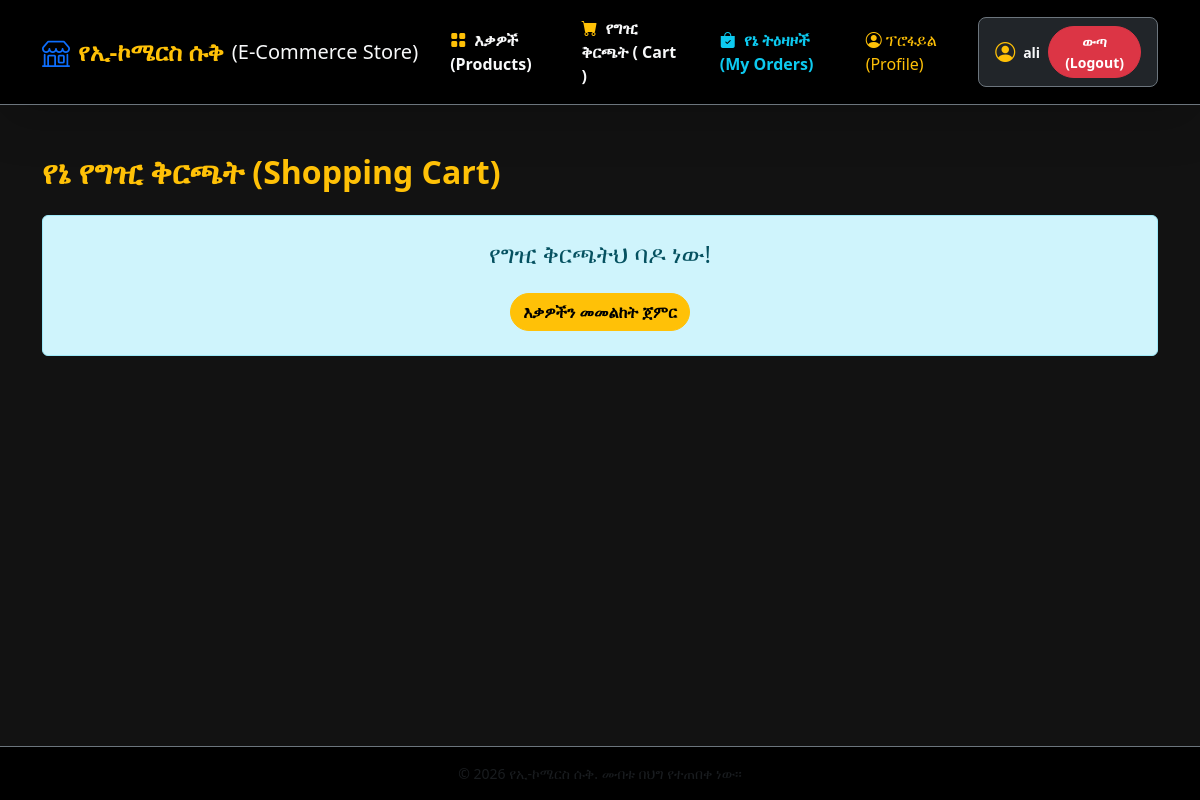
The page /cart/ (signed in) on the database as committed earlier.
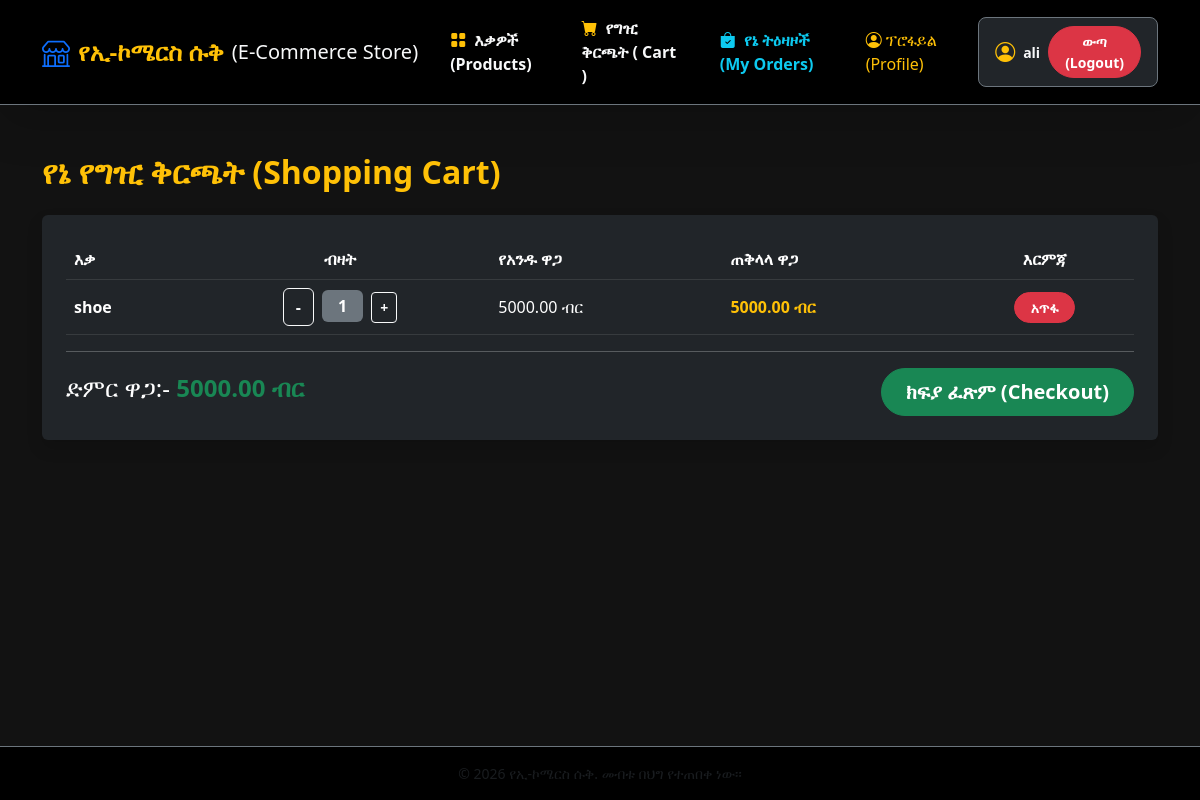
The same page on the database as committed later.
### store/models.py (models this page shows, shortened)
class CartItem(models.Model):
    cart = models.ForeignKey(Cart, related_name='items', on_delete=models.CASCADE)
    product = models.ForeignKey(Product, on_delete=models.CASCADE)
    quantity = models.PositiveIntegerField(default=1)
    def get_cost(self):
        return self.quantity * self.product.price

class Product(models.Model):
    category = models.ForeignKey(Category, on_delete=models.CASCADE, null=True ,blank=True)
    name = models.CharField(max_length=100)
    description = models.TextField()
    price = models.DecimalField(max_digits=10, decimal_places=2)
    stock = models.PositiveIntegerField()
    image = models.ImageField(upload_to='products/', null=True, blank=True)
    created_at = models.DateTimeField(auto_now_add=True)
    updated_at = models.DateTimeField(auto_now=True)

class Cart(models.Model):
    user = models.OneToOneField(User, on_delete=models.CASCADE)
    created_at = models.DateTimeField(auto_now_add=True)
    def get_total_price(self):
        return sum(item.get_cost() for item in self.items.all())

### store/views.py (the view)
# urls.py: path('cart/', views.cart_detail, name='cart_detail'),
@login_required
def cart_detail(request):
    cart, created = Cart.objects.get_or_create(user=request.user)
    return render(request, 'store/cart_detail.html', {'cart': cart})

### store/templates/store/cart_detail.html
{% extends 'store/base.html' %}
{% block content %}
<div class="container my-5">
    <h2 class="mb-4 text-warning fw-bold">የኔ የግዢ ቅርጫት (Shopping Cart)</h2>
    {% if cart.items.all %}
        <div class="table-rexponsive bg-dark p-4 rounded shadow">
            <table class="table table-dark table-hover align-middle">
                <thead>
                    <tr>
                        <th>እቃ</th>
                        <th class="text-center"> ብዛት </th>
                        <th>የአንዱ ዋጋ</th>
                        <th>ጠቅላላ ዋጋ</th>
                        <th class="text-center">እርምጃ</th>
                    </tr>
                </thead>
                <tbody>
                    {% for item in cart.items.all %}
                        <tr>
                            <td class="fw-bold">{{item.product.name}}</td>
                            <td class="text-center">
                                <a href="{% url 'decrease_cart_item' item.product.id %}" class="btn btn-outline-light me-1 fw-bold">-</a>
                                <span class="badge bg-secondary fs-6 px-3 py-2 "> {{ item.quantity}}</span>
                                <a href="{% url 'add_to_cart' item.product.id %}" class="btn btn-sm btn-outline-light  ms-1 fw-bold">+</a>
                            </td>
                            <td>{{item.product.price}} ብር </td>
                            <td class="text-warning fw-bold"> {{ item.get_cost}} ብር </td>
                            <td class="text-center">
                                <a href="{% url 'remove_cart_item' item.product.id %}" class="btn btn-danger btn-sm rounded-pill px-3 fw-bold">አጥፋ </a>
                            </td>
                        </tr>
                    {% endfor %}
                </tbody>
            </table>
            <hr class="text-light">
            <div class="d-flex justify-content-between align-items-center mt-3">
                <h4 class="text-white">ድምር ዋጋ:- <span class="text-success fw-bold "> {{cart.get_total_price}} ብር </span></h4>
                <a href="{% url 'checkout' %}" class="btn btn-success btn-lg rounded-pill px-4 fw-bold">ክፍያ ፈጽም (Checkout)</a>
            </div>
        </div>
    {% else %}
        <div class="alert alert-info text-center py-4">
            <h4> የግዢ ቅርጫትህ ባዶ ነው! </h4>
            <a href="{% url 'product_list' %}" class="btn btn-warning mt-3 rounded-pill fw-bold "> እቃዎችን መመልከት ጀምር </a>
        </div>
    {% endif %}
</div>
{% endblock content %}

Rows that differ between the two databases and show on the page:
added CartItem: product.name "shoe", quantity "1", product.price "5000.00", get_cost "5000.00"
now on this page (row unchanged): Cart: get_total_price "5000.00"
Other text that changed with them:
text no longer shown: "የግዢ ቅርጫትህ ባዶ ነው! እቃዎችን መመልከት ጀምር"
text now shown: "እቃ ብዛት የአንዱ ዋጋ ጠቅላላ ዋጋ እርምጃ ድምር ዋጋ:- ብር ክፍያ ፈጽም (Checkout)"
